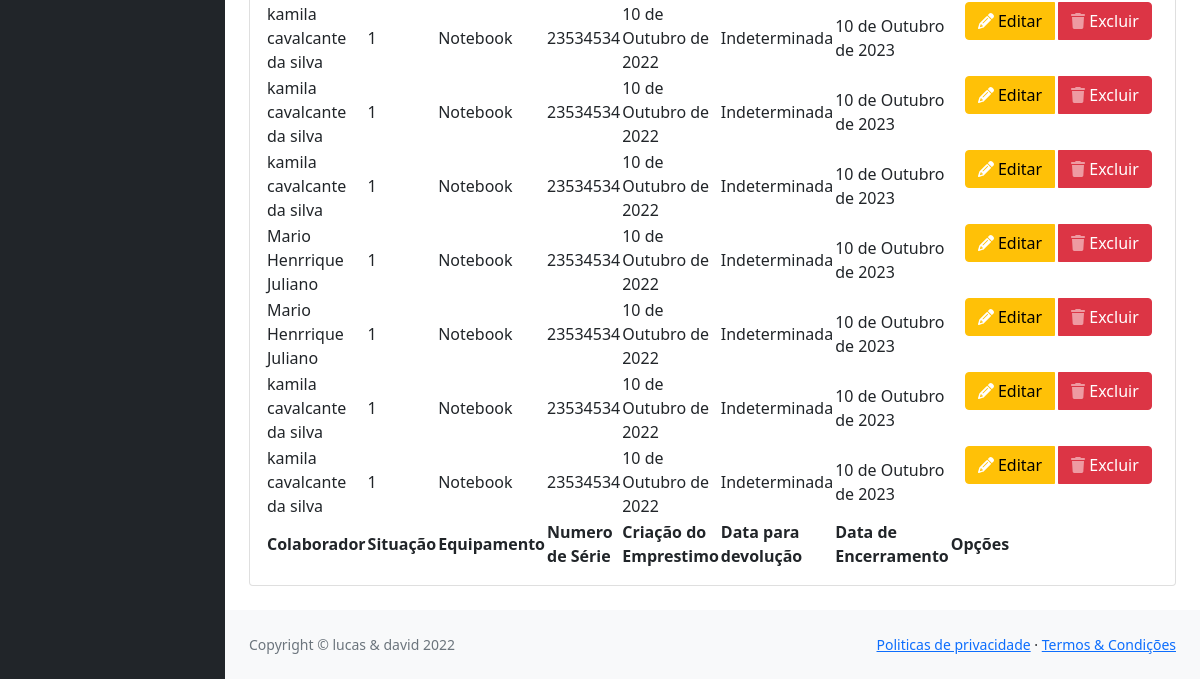
The app's page / (signed in, lower part), older data.
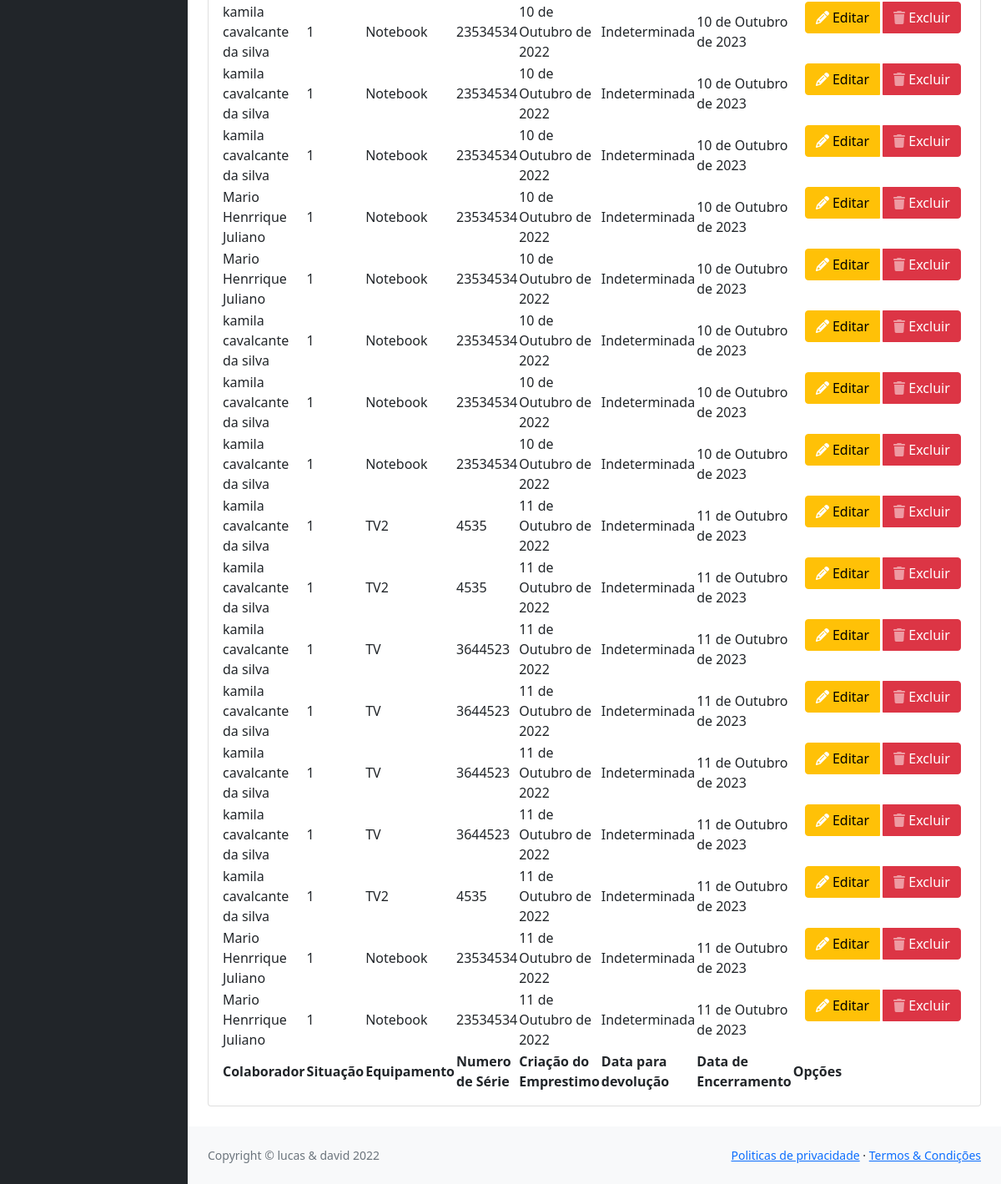
The same page, newer data.
### core/models.py (models this page shows, shortened)
class Emprestimo(models.Model):
    colaborador = models.ForeignKey(Colaborador,
                                    on_delete=models.PROTECT,
                                    null=False,
                                    blank=False,
                                    )
    data_criacao = models.DateField(
        auto_now=True,
        null=False,
        blank=False,
    )
    data_encerramento = models.DateField(
        auto_now=False,
        null=False,
        blank=True,
    )
    data_devolucao = models.DateField(
        null=True,
        blank=True,
    )
    emprestimo_equipamento = models.ForeignKey(
        Equipamento,
        on_delete=models.PROTECT,
        null=False,
        blank=False,
    )
    assinatura_colaborador = models.ImageField(
        null=False,
        blank=False,
    )
    assinatura_responsavel = models.ImageField(
        null=False,
        blank=False,
    )
    STATUS_EMPRESTIMO_CHOICES = (
        ("Atrasado", "Atrasado"),
        ("Aberto", "Aberto"),
        ("Encerrado", "Encerrado"),
    )
    status_emprestimo = models.CharField(
        choices=STATUS_EMPRESTIMO_CHOICES,
        default="Aberto",
        max_length=100,
        blank=False,
        null=False,
    )

class Colaborador(models.Model):
    nome = models.CharField(
        max_length=200,
        null=False,
        blank=False,
        unique=True
    )
    email = models.EmailField(
        null=False,
        blank=False,
        unique=True
    )
    cpf = CPFField('cpf',
                   null=False,
                   blank=False,
                   unique=True
                   )
    rg = models.CharField(
        max_length=9,
        null=False,
        blank=False,
        unique=True
    )
    setor = models.CharField(
        max_length=100,
        null=False,
        blank=False,
    )

class Equipamento(models.Model):
    nome = models.CharField(
        max_length=200,
        null=False,
        blank=False
    )
    n_serie = models.IntegerField(
        null=False,
        blank=False,
        unique=True
    )
    quantidade = models.IntegerField(
        default=1,
        null=False,
        blank=True
    )
    arquivo_foto = models.FileField(
        ('Foto do objeto'),
        null=True,
        blank=True,
        upload_to='midias',
        help_text='Tamanho máximo de 64MB'
    )
    STATUS_EQUIPAMENTO = (
        ("Disponivel", "Disponivel"),
        ("Emprestado", "Emprestado"),
        ("Indisponivel", "Indisponivel")
    )
    status = models.CharField(max_length=100, choices=STATUS_EQUIPAMENTO,
                              default="Disponivel", blank=False, null=True)
    observacao = models.TextField(max_length=300)

### core/views.py (the view)
# urls.py: path('', index, name='index'),
@login_required
def index(request):
    context = {}
    termosRepo = TermoRespo.objects.all()
    termosDevo = TermoDevo.objects.all()
    e_disponivel = Equipamento.objects.filter(
        status='Disponivel').count()
    e_emprestado = Equipamento.objects.filter(
        status='Emprestado').count()
    emprestimos = Emprestimo.objects.all()  # todos
    emp_aberto = Emprestimo.objects.filter(
        status_emprestimo='Aberto').count()  # abertos
    emp_fechado = Emprestimo.objects.filter(
        status_emprestimo='Encerrado').count()  # abertos
    context['e_dispo'] = e_disponivel
    context['e_empr'] = e_emprestado
    context['termosRepo'] = termosRepo
    context['termosDevo'] = termosDevo
    context['emprestimos'] = emprestimos
    context['emp_aberto'] = emp_aberto
    context['emp_fechado'] = emp_fechado
    return render(request, template_name='base.html', context=context)

### core/templates/base.html (shortened to what the changed rows need)
{% load static %}
<!DOCTYPE html>
<html lang="pt-BR">
<head>
    <link  rel="stylesheet" href="https://cdn.jsdelivr.net/npm/simple-datatables@latest/dist/style.css"/>
    <link rel="stylesheet" href="//code.jquery.com/ui/1.13.2/themes/base/jquery-ui.css">
    <link rel="stylesheet" href="https://cdn.jsdelivr.net/npm/bootstrap@4.0.0/dist/css/bootstrap.min.css">
    <link rel="stylesheet"  href={% static 'css/styles.css' %}/>
</head>
<body class="sb-nav">
    <div id="layoutSidenav">
        <div id="layoutSidenav_content">
            <main>
                <div class="container-fluid px-4">
                    {% block conteudo %}
                    <div class="card mb-4">
                        <div class="card-body">
                            <table id="datatablesSimple">
                                <tfoot>
                                    <th>Colaborador</th>
                                    <th>Situação</th>
                                    <th>Equipamento</th>
                                    <th>Numero de Série</th>
                                    <th>Criação do Emprestimo</th>
                                    <th>Data para devolução</th>
                                    <th>Data de Encerramento</th>
                                    <th>Opções</th>
                                </tfoot>
                                <tbody>
                                    {% for emprestimo in emprestimos %}
                                    <tr>
                                        <td>{{emprestimo.colaborador.nome}}</td>
                                        <td>{{emprestimo.status_emprestimo}}</td>
                                        <td>{{emprestimo.emprestimo_equipamento.nome}}</td>
                                        <td>{{emprestimo.emprestimo_equipamento.n_serie}}</td>
                                        <td>{{emprestimo.data_criacao}}</td>
                                        <td> {% if emprestimo.data_devolucao == None %}
                                                Indeterminada
                                            {% else %}
                                            {{emprestimo.data_devolucao}}
                                            {% endif %}</td>
                                        <td>{{emprestimo.data_encerramento}}</td>
                                        <td class="d-flex btn-group text-center gap-1 col-lg-3">
                                                    <a href="{% url 'editarEmprestimo' emprestimo.id %}" type="button" class="btn btn-warning mt-auto btn-icon-split">
                                                        <span class="icon text-white">
                                                            <i class="fas fa-pencil"></i>
                                                        </span>
                                                        <span class="text">Editar</span>
                                                    </a>
                                                <a type="button" class="btn btn-danger"
                                                    data-bs-toggle="modal"
                                                    data-bs-target="#modalDeletaEmprestimo{{emprestimo.id}}"
                                                    data-bs-whatever="@mdo">
                                                    <span class="icon text-white-50">
                                                        <i class="fas fa-trash"></i>
                                                    </span>
                                                    <span class="text text-white">Excluir</span>
                                                </a>
                                        </td>
                                    </tr>
                                    {% endfor %}
                                </tbody>
                            </table>
                        </div>
                    </div>
                    {% endblock conteudo %}
                </div>
            </main>
        </div>
    </div>

Row changes from the older to the newer data that the page shows:
added Emprestimo: colaborador.nome "kamila cavalcante da silva", status_emprestimo "1", emprestimo_equipamento.nome "Notebook", emprestimo_equipamento.n_serie "23534534", data_criacao "10 de Outubro de 2022", shows "Indeterminada", data_encerramento "10 de Outubro de 2023"
added Emprestimo: colaborador.nome "kamila cavalcante da silva", status_emprestimo "1", emprestimo_equipamento.nome "TV2", emprestimo_equipamento.n_serie "4535", data_criacao "11 de Outubro de 2022", shows "Indeterminada", data_encerramento "11 de Outubro de 2023"
added Emprestimo: colaborador.nome "kamila cavalcante da silva", status_emprestimo "1", emprestimo_equipamento.nome "TV2", emprestimo_equipamento.n_serie "4535", data_criacao "11 de Outubro de 2022", shows "Indeterminada", data_encerramento "11 de Outubro de 2023"
added Emprestimo: colaborador.nome "kamila cavalcante da silva", status_emprestimo "1", emprestimo_equipamento.nome "TV", emprestimo_equipamento.n_serie "3644523", data_criacao "11 de Outubro de 2022", shows "Indeterminada", data_encerramento "11 de Outubro de 2023"
added Emprestimo: colaborador.nome "kamila cavalcante da silva", status_emprestimo "1", emprestimo_equipamento.nome "TV", emprestimo_equipamento.n_serie "3644523", data_criacao "11 de Outubro de 2022", shows "Indeterminada", data_encerramento "11 de Outubro de 2023"
added Emprestimo: colaborador.nome "kamila cavalcante da silva", status_emprestimo "1", emprestimo_equipamento.nome "TV", emprestimo_equipamento.n_serie "3644523", data_criacao "11 de Outubro de 2022", shows "Indeterminada", data_encerramento "11 de Outubro de 2023"
added Emprestimo: colaborador.nome "kamila cavalcante da silva", status_emprestimo "1", emprestimo_equipamento.nome "TV", emprestimo_equipamento.n_serie "3644523", data_criacao "11 de Outubro de 2022", shows "Indeterminada", data_encerramento "11 de Outubro de 2023"
added Emprestimo: colaborador.nome "kamila cavalcante da silva", status_emprestimo "1", emprestimo_equipamento.nome "TV2", emprestimo_equipamento.n_serie "4535", data_criacao "11 de Outubro de 2022", shows "Indeterminada", data_encerramento "11 de Outubro de 2023"
added Emprestimo: colaborador.nome "Mario Henrrique Juliano", status_emprestimo "1", emprestimo_equipamento.nome "Notebook", emprestimo_equipamento.n_serie "23534534", data_criacao "11 de Outubro de 2022", shows "Indeterminada", data_encerramento "11 de Outubro de 2023"
added Emprestimo: colaborador.nome "Mario Henrrique Juliano", status_emprestimo "1", emprestimo_equipamento.nome "Notebook", emprestimo_equipamento.n_serie "23534534", data_criacao "11 de Outubro de 2022", shows "Indeterminada", data_encerramento "11 de Outubro de 2023"
